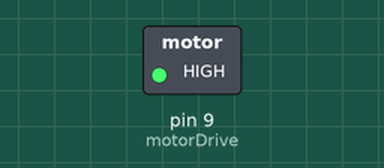
Recording of a sketch running on a simulated Arduino Uno, built with avr-gcc and run on an emulated ATmega328P. Shown: switched loads named in the sketch (green lamp = pin HIGH).

Above: at 0.05 s.
At 7.45 s:
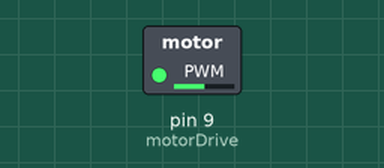
At 14.95 s:
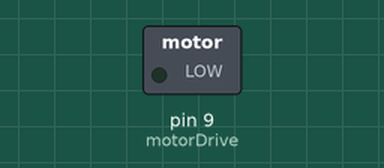
Timing chart, 0 to 19.5 s (numbered marks = the images above):
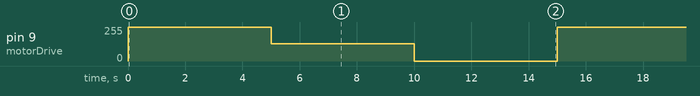

Measured:
- by itself, pin 9 (motorDrive): repeats every 15.0 s: 128/255 5.0 s, 0/255 5.0 s, 255/255 5.0 s

The sketch:

MotorTest1.ino
```cpp
int motorDrive = 9;
int timeDelay = 5000;

void setup(){
  pinMode(motorDrive, OUTPUT);
}

void loop(){
  analogWrite(motorDrive, 255);
  delay(timeDelay);
  analogWrite(motorDrive, 128);
  delay(timeDelay);
  analogWrite(motorDrive, 0);
  delay(timeDelay);
}
```
